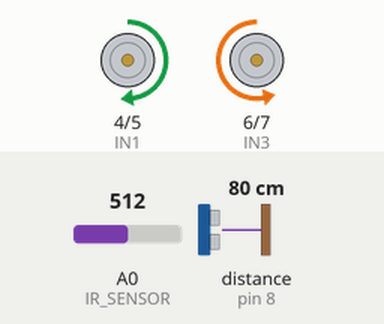
Recording of a sketch running on a simulated Arduino Uno, built with avr-gcc and run on an emulated ATmega328P. Parts: motor-driver pin pairs drawn as motors (green arrow = first pin HIGH = forward, orange = second pin HIGH = backward, longer = more drive, scaled by the enable pin). Wiring (inferred from the names in the program): ultrasonic range finder: trigger pin 9; echo pin 8. Inputs (shaded band) come from the test bench; at power-on: A0 (IR_SENSOR) = 512, distance to the obstacle (sensor on pin 8) 80 cm. The echo pulse lasts 58.3 µs per cm.

Above: at 1.2 s.
1.3 s: A0 (IR_SENSOR) set to 482
At 1.8 s:
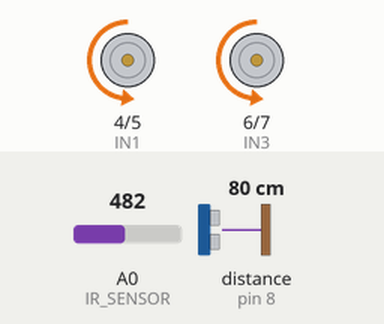
4.3 s: A0 (IR_SENSOR) set to 510
At 5.2 s:
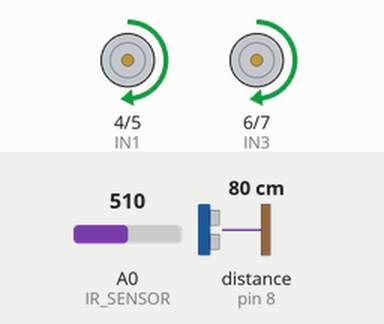
6.9 s: A0 (IR_SENSOR) set to 490
At 7.4 s:
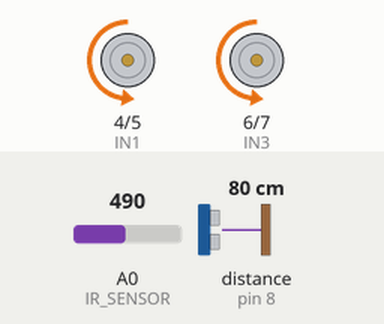
9.9 s: A0 (IR_SENSOR) set to 511
Timing chart, 0 to 12.9 s (numbered marks = the images above; inputs shaded):
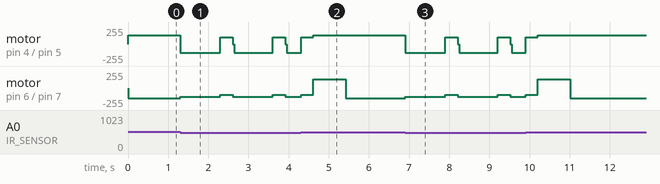

The sketch:

definitivo.ino
```cpp
// Definição dos pinos
#define TRIG_PIN 9
#define ECHO_PIN 8
#define IR_SENSOR A0
#define ENA 3
#define ENB 11
#define IN1 4
#define IN2 5
#define IN3 6
#define IN4 7

// Parâmetros
#define LIMIAR_IR 500
#define DISTANCIA_OBJETO 60 //(cm)
#define TEMPO_ALINHAMENTO 300

// Declaração antecipada das funções
void moverFrente();
void girar();
void parar();
void moverTras();

// Função para medir distância
long medirDistancia() {
    digitalWrite(TRIG_PIN, LOW);
    delayMicroseconds(2);
    digitalWrite(TRIG_PIN, HIGH);
    delayMicroseconds(10);
    digitalWrite(TRIG_PIN, LOW);

    return pulseIn(ECHO_PIN, HIGH) * 0.034 / 2;
}

// Função para verificar fim da arena
bool fimDaArena() {
    return analogRead(IR_SENSOR) < LIMIAR_IR;
}

// Controles de movimento (ordem corrigida)
void moverFrente() {
    analogWrite(ENA, 130);
    analogWrite(ENB, 130);
    digitalWrite(IN1, HIGH);
    digitalWrite(IN2, LOW);
    digitalWrite(IN3, HIGH);
    digitalWrite(IN4, LOW);
}

void moverTras() {
    analogWrite(ENA, 130);
    analogWrite(ENB, 130);
    digitalWrite(IN1, LOW);
    digitalWrite(IN2, HIGH);
    digitalWrite(IN3, LOW);
    digitalWrite(IN4, HIGH);
}

void girar() {
    analogWrite(ENA, 130);
    analogWrite(ENB, 150);
    digitalWrite(IN1, HIGH);
    digitalWrite(IN2, LOW);
    digitalWrite(IN3, LOW);
    digitalWrite(IN4, HIGH);
}

void parar() {
    digitalWrite(IN1, LOW);
    digitalWrite(IN2, LOW);
    digitalWrite(IN3, LOW);
    digitalWrite(IN4, LOW);
}

// Função voltarCentro
void voltarCentro() {
    // Recuo inicial
    moverTras();
    unsigned long inicioRecuo = millis();
    while (fimDaArena() && (millis() - inicioRecuo < 1000)) {
        delay(10);
    }
    parar();

    //  Alinhamento
    analogWrite(ENA, 100);
    analogWrite(ENB, 100);
    digitalWrite(IN1, HIGH);
    digitalWrite(IN2, LOW);
    digitalWrite(IN3, LOW);
    digitalWrite(IN4, HIGH);
    delay(TEMPO_ALINHAMENTO);
    parar();

    // Retorno
    moverFrente();
    unsigned long inicioAvancando = millis();
    while (millis() - inicioAvancando < 800) {
        if (fimDaArena()) {
            parar();
            return;
        }
        delay(10);
    }
    parar();
}

void setup() {
    Serial.begin(9600);
    pinMode(TRIG_PIN, OUTPUT);
    pinMode(ECHO_PIN, INPUT);
    pinMode(IR_SENSOR, INPUT);
    pinMode(ENA, OUTPUT);
    pinMode(ENB, OUTPUT);
    pinMode(IN1, OUTPUT);
    pinMode(IN2, OUTPUT);
    pinMode(IN3, OUTPUT);
    pinMode(IN4, OUTPUT);
}

void loop() {
    // Busca por objetos
    while (medirDistancia() > DISTANCIA_OBJETO) {
        girar();
        if (fimDaArena()) {
            voltarCentro();
        }
    }

    // Aproximação
    unsigned long inicioAproximacao = millis();
    while (medirDistancia() > 5 && (millis() - inicioAproximacao < 2000)) {
        moverFrente();
        if (fimDaArena()) {
            voltarCentro();
            return;
        }
    }
    parar();

    // Movimento final
    while (!fimDaArena()) {
        moverFrente();
        delay(50);
    }

    voltarCentro();
}
```

Measured:
- the behaviour switches between 500 and 499 on A0 (IR_SENSOR) (found by bisection; images 0 and 1)
- after the input at 1.3 s, motor on pin 4 (IN1) / pin 5 (IN2): alternates backward 130/255 for 1.0 s and forward 100/255 for 0.31 s, starting at once; motor on pin 6 (IN3) / pin 7 (IN4): alternates backward 130/255 for 1.0 s and backward 100/255 for 0.31 s, starting at once
- after the input at 6.9 s, motor on pin 4 (IN1) / pin 5 (IN2): alternates backward 130/255 for 1.0 s and forward 100/255 for 0.31 s, starting at once; motor on pin 6 (IN3) / pin 7 (IN4): alternates backward 130/255 for 1.0 s and backward 100/255 for 0.31 s, starting at once
